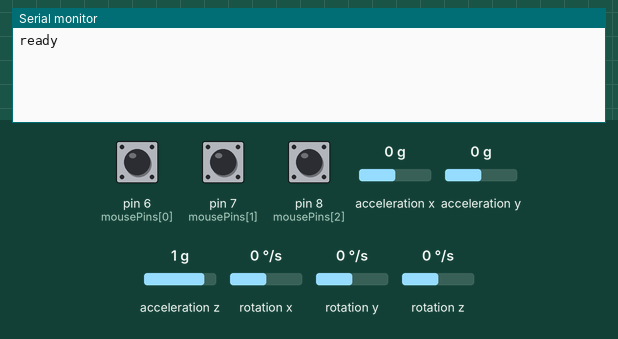
The sketch below on a simulated Arduino Leonardo, built with avr-gcc and run on an emulated ATmega32U4. Shown: the last lines printed to the serial monitor. The test bench sets the inputs (shaded band); at power-on: pin 6 (mousePins[0]) HIGH, pin 7 (mousePins[1]) HIGH, pin 8 (mousePins[2]) HIGH, acceleration x 0 g, acceleration y 0 g, acceleration z 1 g, rotation x 0 °/s, rotation y 0 °/s, rotation z 0 °/s. USB keyboard and mouse output is not drawn.

Above: at 2.2 s.
2.3 s: pin 6 (mousePins[0]) pulled LOW for 0.15 s
At 2.44 s:
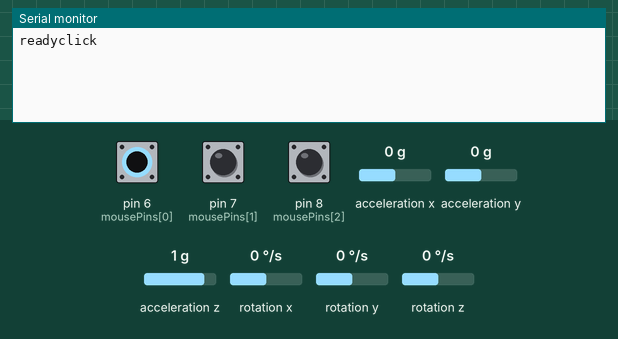
At 3.4 s:
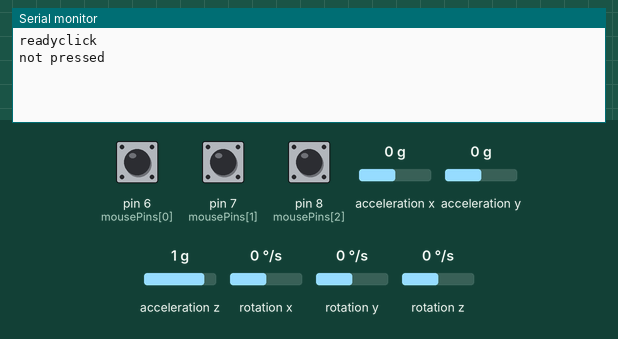

Measured:
- after the input at 2.3 s, the serial monitor: prints a new line at once (image 1)

The sketch:

mouse_custom.ino
```cpp
#include <Wire.h> // Must include Wire library for I2C
#include <SparkFun_MMA8452Q.h> // Includes the SFE_MMA8452Q library
#include <Mouse.h>

const int sensitivity = 1;  // Higher sensitivity value = slower mouse, should be <= about 500

int vx,vy;
int mousePins[] = {6,7,8};
int mouseNames[] = {MOUSE_LEFT,MOUSE_MIDDLE,MOUSE_RIGHT};
int mouseStates[] = {0,0,0};

MMA8452Q accel;


void setup()
{
  Mouse.begin();
  Wire.begin();
  accel.init();
  Serial.begin(9600);
  Serial.print("ready");
  pinMode(mousePins[0],INPUT_PULLUP);
  pinMode(mousePins[1],INPUT_PULLUP);
  pinMode(mousePins[2],INPUT_PULLUP);
  delay(1000);

}

void loop()
{
  if(accel.available())
  {
    accel.read();
    delay(10);
    Mousemove();
    mouseClick(0);
    mouseClick(1);
    mouseClick(2);
  }
}

void Mousemove()
{
  vx = -(accel.cx)*50;
  vy = (accel.cy)*50;


  if(vx != 0)
  {
    Mouse.move(vx, 0, 0);  // move mouse on y axis
  }
  if(vy != 0)
  {
    Mouse.move(0, vy, 0);  // move mouse on y axis
  }

}

void mouseClick(int i)
{
  if ((!digitalRead(mousePins[i])) && (!mouseStates[i]))
  {
    Serial.println("click");
    mouseStates[i] = 1;
    Mouse.begin();
    Mouse.press(mouseNames[i]);
    delay(10);
  }
  else if((digitalRead(mousePins[i])) && (mouseStates[i]))
  {
    Serial.println("not pressed");
    mouseStates[i] = 0;
    Mouse.release(mouseNames[i]);
    delay(10);
  }
}
```
